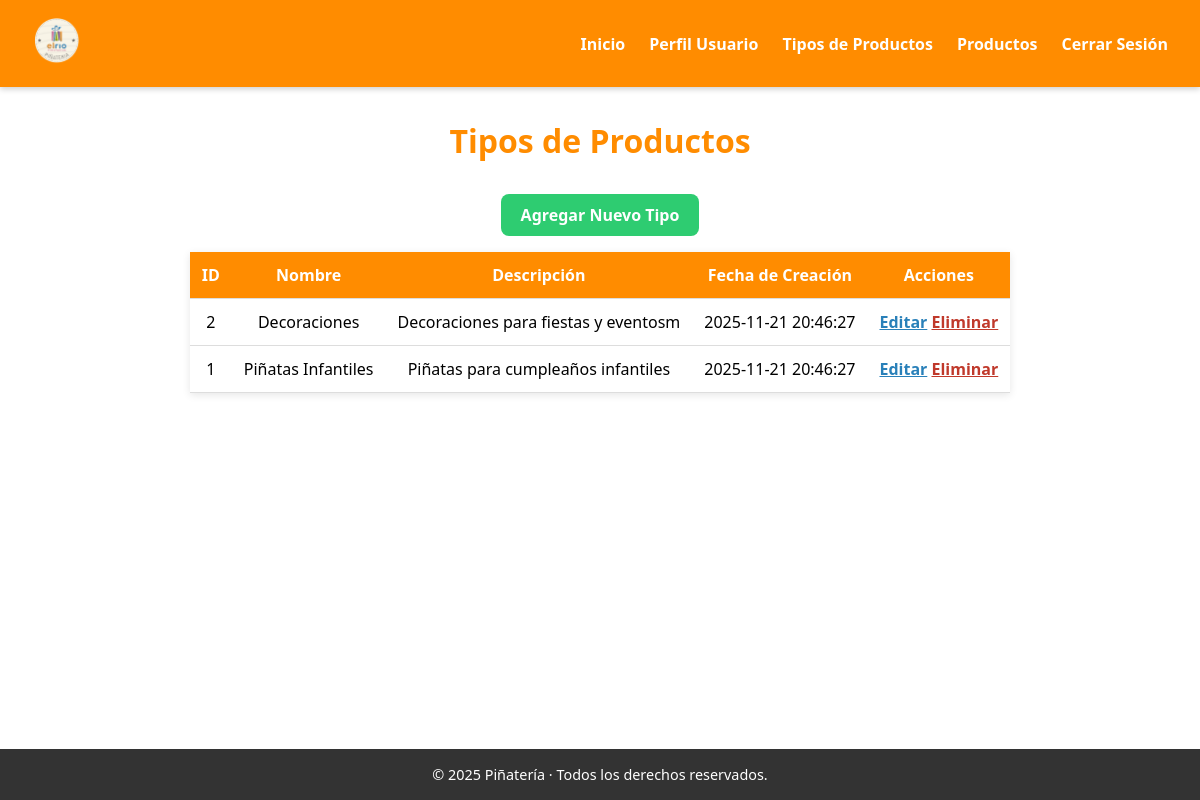
The page /frontend/tipos_productos/index.php (signed in) on the database its author committed.
### tables this page shows
CREATE TABLE `tipos_productos` (
  `id` int(11) NOT NULL,
  `nombre` varchar(100) NOT NULL,
  `descripcion` text DEFAULT NULL,
  `creado_en` timestamp NOT NULL DEFAULT current_timestamp()
);

### frontend/tipos_productos/index.php (the view, shortened to what this page needs)
<?php
include '../../config/conexion.php';
$sql = "SELECT * FROM tipos_productos ORDER BY id DESC";
$stmt = $conexion->prepare($sql);
$stmt->execute();
$resultado = $stmt->fetchAll(PDO::FETCH_ASSOC);
?>
<!DOCTYPE html>
<html lang="es">
<head>
    <link rel="stylesheet" href="../../assets/css/tipos_productos/tipoPindex.css">
</head>
<body>
    <header>
        <div class="logo">
            <img src="../../assets/img/logo.png" alt="Logo Piñatería" />
        </div>
        <nav>
            <ul>
                <li><a href="../../index.php">Inicio</a></li>
                <li><a href="../usuarios/dashboard.php">Perfil Usuario</a></li>
                <li><a href="../tipos_productos/index.php">Tipos de Productos</a></li>
                <li><a href="../productos/index.php">Productos</a></li>
                <li><a href="../usuarios/logout.php">Cerrar Sesión</a></li>
            </ul>
        </nav>
    </header>
    <main>
        <h1>Tipos de Productos</h1>
        <a href="agregar.php" class="btn-agregar">Agregar Nuevo Tipo</a>
        <table class="tabla-tipos">
            <thead>
                <tr>
                    <th>ID</th>
                    <th>Nombre</th>
                    <th>Descripción</th>
                    <th>Fecha de Creación</th>
                    <th>Acciones</th>
                </tr>
            </thead>
            <tbody>
                <?php foreach($resultado as $tipo): ?>
                    <tr>
                        <td><?= $tipo['id'] ?></td>
                        <td><?= htmlspecialchars($tipo['nombre']) ?></td>
                        <td><?= htmlspecialchars($tipo['descripcion']) ?></td>
                        <td><?= $tipo['creado_en'] ?></td>
                        <td>
                            <a href="editar.php?id=<?= $tipo['id'] ?>" class="editar">Editar</a>
                            <a href="../../backend/tipos_productos/eliminar.php?id=<?= $tipo['id'] ?>"
                               class="eliminar"
                               onclick="return confirm('¿Seguro que deseas eliminar este tipo?');">Eliminar</a>
                        </td>
                    </tr>
                <?php endforeach; ?>
            </tbody>
        </table>
    </main>
    <footer>
        <p>&copy; <?= date('Y') ?> Piñatería · Todos los derechos reservados.</p>
    </footer>
</body>
</html>

### assets/css/tipos_productos/tipoPindex.css (style rules this page uses)
* { margin: 0; padding: 0; box-sizing: border-box; font-family: 'Segoe UI', Tahoma, Geneva, Verdana, sans-serif; }
html, body { height: 100%; }
body { display: flex; flex-direction: column; min-height: 100vh; }
header { background-color: #ff8c00; color: #fff; padding: 1rem 2rem; display: flex; align-items: center; justify-content: space-between; box-shadow: 0 2px 6px rgba(0,0,0,0.2); }
header .logo img { height: 50px; }
nav ul { list-style: none; display: flex; gap: 1.5rem; }
nav ul li a { color: #fff; text-decoration: none; font-weight: bold; transition: 0.3s ease; }
main { flex: 1; max-width: 1100px; margin: 2rem auto; text-align: center; }
h1 { color: #ff8c00; margin-bottom: 2rem; }
.btn-agregar { display: inline-block; margin-bottom: 1rem; background: #2ecc71; padding: 10px 20px; border-radius: 8px; text-decoration: none; color: white; font-weight: bold; transition: background 0.3s; }
.tabla-tipos { width: 100%; border-collapse: collapse; background: white; box-shadow: 0 2px 8px rgba(0,0,0,0.1); }
.tabla-tipos th, .tabla-tipos td { padding: 12px; text-align: center; border-bottom: 1px solid #ddd; }
.tabla-tipos th { background: #ff8c00; color: white; }
.editar { color: #2980b9; font-weight: bold; }
.eliminar { color: #c0392b; font-weight: bold; }
footer { background-color: #333; color: #fff; padding: 1rem 2rem; text-align: center; font-size: 0.9rem; }

### rows shown on the page
tipos_productos: id "2", nombre "Decoraciones", descripcion "Decoraciones para fiestas y eventosm", creado_en "2025-11-21 20:46:27"
tipos_productos: id "1", nombre "Piñatas Infantiles", descripcion "Piñatas para cumpleaños infantiles", creado_en "2025-11-21 20:46:27"
